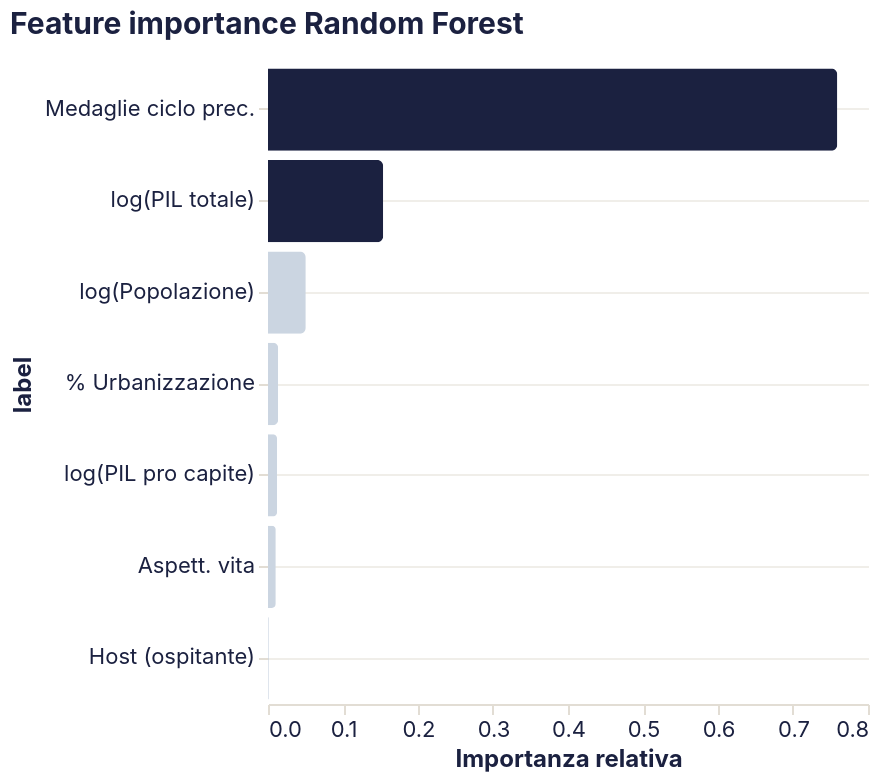

Vega-Lite specification for this chart:
### Vega-Lite specification from a JSON file in a GitHub repository (floating-point values rounded to 4 significant figures)
{"config": {"background": null, "view": {"stroke": null}, "title": {"font": "Inter, system-ui, -apple-system, BlinkMacSystemFont, 'Segoe UI', Roboto, sans-serif", "fontSize": 15, "fontWeight": "bold", "color": "#1b2140", "anchor": "start", "offset": 12}, "axis": {"labelFont": "Inter, system-ui, -apple-system, BlinkMacSystemFont, 'Segoe UI', Roboto, sans-serif", "titleFont": "Inter, system-ui, -apple-system, BlinkMacSystemFont, 'Segoe UI', Roboto, sans-serif", "labelFontSize": 11, "titleFontSize": 12, "titleFontWeight": "bold", "labelColor": "#1b2140", "titleColor": "#1b2140", "gridColor": "#e2ddd4", "gridOpacity": 0.5, "domainColor": "#e2ddd4", "tickColor": "#e2ddd4", "labelAngle": 0, "labelFontWeight": 400}, "axisY": {"grid": true, "domain": false}, "axisX": {"grid": false}, "legend": {"labelFont": "Inter, system-ui, -apple-system, BlinkMacSystemFont, 'Segoe UI', Roboto, sans-serif", "titleFont": "Inter, system-ui, -apple-system, BlinkMacSystemFont, 'Segoe UI', Roboto, sans-serif", "labelFontSize": 11, "titleFontSize": 12, "titleFontWeight": "bold", "labelColor": "#1b2140", "titleColor": "#1b2140", "orient": "top", "direction": "horizontal", "symbolType": "circle"}, "range": {"category": ["#1b2140", "#ff8009", "#9a0641", "#ffe34a", "#e7b6af", "#0088b0", "#e03830"], "ordinal": {"scheme": "blues"}, "heatmap": {"scheme": "blues"}, "ramp": {"scheme": "blues"}}, "bar": {"color": "#1b2140", "cornerRadiusTopRight": 3, "cornerRadiusBottomRight": 3}, "line": {"color": "#1b2140", "strokeWidth": 2.5}, "point": {"color": "#1b2140", "filled": true}, "circle": {"color": "#1b2140"}, "text": {"font": "Inter, system-ui, -apple-system, BlinkMacSystemFont, 'Segoe UI', Roboto, sans-serif", "fontSize": 11, "color": "#1b2140", "fontWeight": 400}, "arc": {"fill": "#1b2140"}, "area": {"fill": "#1b2140", "opacity": 0.5}}, "data": {"name": "data-3b99da9027efc67120b42c013bcd4f4a"}, "mark": {"type": "bar"}, "encoding": {"color": {"condition": {"test": "(datum.importance > 0.15)", "value": "#1b2140"}, "value": "#CBD5E1"}, "tooltip": [{"field": "label", "type": "nominal"}, {"field": "importance", "type": "quantitative"}], "x": {"field": "importance", "type": "quantitative", "title": "Importanza relativa"}, "y": {"field": "label", "sort": "-x", "type": "nominal"}}, "height": 320, "title": "Feature importance Random Forest", "width": "container", "$schema": "https://vega.github.io/schema/vega-lite/v6.4.1.json", "datasets": {"data-3b99da9027efc67120b42c013bcd4f4a": [{"feature": "host", "importance": 0.00104, "label": "Host (ospitante)"}, {"feature": "Aspettativa_di_Vita", "importance": 0.01036, "label": "Aspett. vita"}, {"feature": "log_pil_pc", "importance": 0.01217, "label": "log(PIL pro capite)"}, {"feature": "Tasso_Urbanizzazione_perc", "importance": 0.0135, "label": "% Urbanizzazione"}, {"feature": "log_pop", "importance": 0.05035, "label": "log(Popolazione)"}, {"feature": "log_pil_totale", "importance": 0.1535, "label": "log(PIL totale)"}, {"feature": "prev_medaglie", "importance": 0.759, "label": "Medaglie ciclo prec."}]}}
